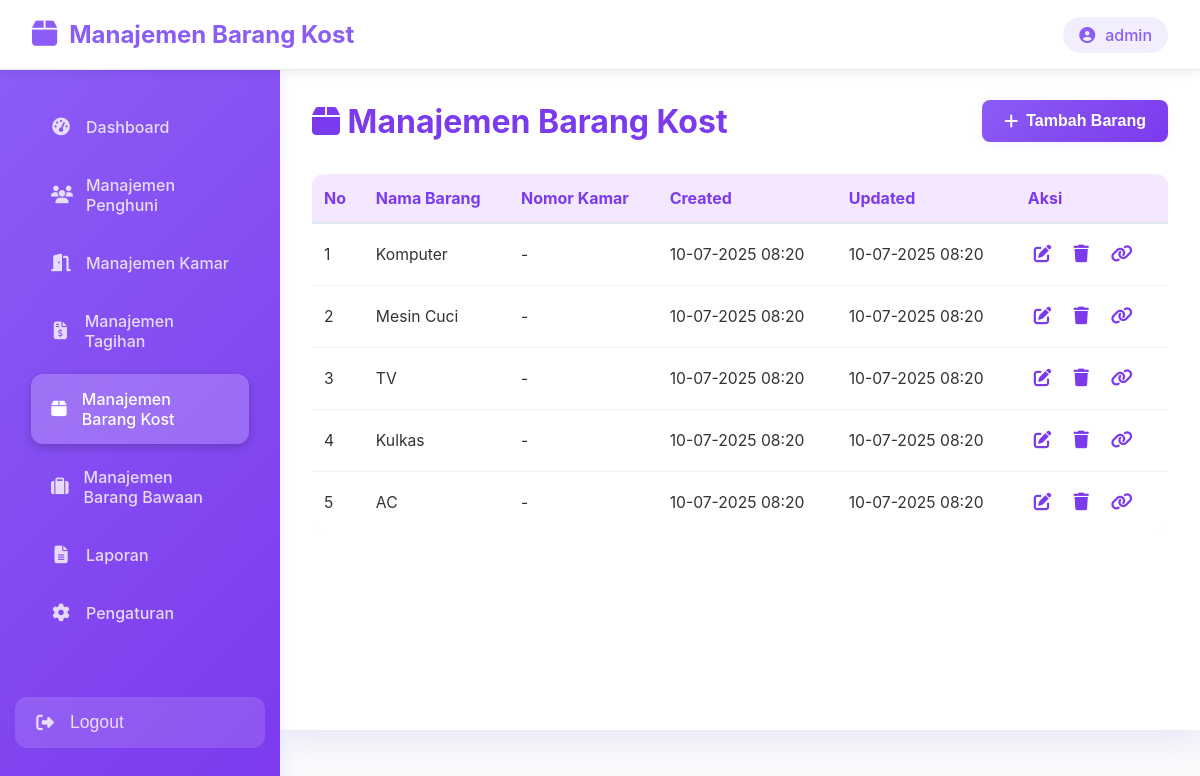
The page /manajemen_barang.php (signed in) on the database its author committed.
### tables this page shows
CREATE TABLE tb_barang (
    id INT AUTO_INCREMENT PRIMARY KEY,
    nama VARCHAR(100) NOT NULL,
    harga DECIMAL(10,2) NOT NULL,
    created_at TIMESTAMP DEFAULT CURRENT_TIMESTAMP,
    updated_at TIMESTAMP DEFAULT CURRENT_TIMESTAMP ON UPDATE CURRENT_TIMESTAMP
);

### manajemen_barang.php (the view, shortened to what this page needs)
<?php
$conn = getConnection();
$barang_baru = ['Ranjang', 'Kasur'];
foreach ($barang_baru as $nama_barang) {
    $cek = $conn->prepare('SELECT COUNT(*) FROM tb_barang WHERE nama = ?');
    $cek->execute([$nama_barang]);
    if ($cek->fetchColumn() == 0) {
        $conn->prepare('INSERT INTO tb_barang (nama, created_at, updated_at) VALUES (?, NOW(), NOW())')->execute([$nama_barang]);
    }
}
$barang = $conn->query('SELECT * FROM tb_barang ORDER BY id DESC')->fetchAll(PDO::FETCH_ASSOC);
$barang_kamar_map = [];
?>
<!DOCTYPE html>
<html lang="id">
<head>
    <link href="https://cdnjs.cloudflare.com/ajax/libs/font-awesome/6.0.0/css/all.min.css" rel="stylesheet">
    <link rel="stylesheet" href="https://cdnjs.cloudflare.com/ajax/libs/font-awesome/6.4.0/css/all.min.css">
</head>
<body>
    <div class="navbar">
        <div class="navbar-brand">
            <i class="fas fa-box"></i>
            <span>Manajemen Barang Kost</span>
        </div>
        <div class="navbar-user">
            <div class="user-info">
                <i class="fas fa-user-circle"></i>
                <span><?php echo htmlspecialchars($_SESSION['username']); ?></span>
            </div>
        </div>
    </div>
    <div class="sidebar" id="sidebar">
        <ul class="sidebar-menu">
            <li><a href="dashboard.php"><i class="fas fa-tachometer-alt"></i> <span>Dashboard</span></a></li>
            <li><a href="manajemen_penghuni.php"><i class="fas fa-users"></i> <span>Manajemen Penghuni</span></a></li>
            <li><a href="manajemen_kamar.php"><i class="fas fa-door-open"></i> <span>Manajemen Kamar</span></a></li>
            <li><a href="manajemen_tagihan.php"><i class="fas fa-file-invoice-dollar"></i> <span>Manajemen Tagihan</span></a></li>
            <li><a href="manajemen_barang.php" class="active"><i class="fas fa-box"></i> <span>Manajemen Barang Kost</span></a></li>
            <li><a href="manajemen_barang_bawaan.php"><i class="fas fa-suitcase"></i> <span>Manajemen Barang Bawaan</span></a></li>
            <li><a href="laporan.php" <?php if(basename($_SERVER['PHP_SELF'])=='laporan.php') echo 'class="active"'; ?>><i class="fas fa-file-alt"></i> <span>Laporan</span></a></li>
            <li><a href="#"><i class="fas fa-cog"></i> <span>Pengaturan</span></a></li>
        </ul>
        <form action="logout.php" method="post" class="sidebar-logout-form">
            <button type="submit" class="logout-btn">
                <i class="fa-solid fa-right-from-bracket"></i> <span>Logout</span>
            </button>
        </form>
    </div>
    <div class="main-content">
        <div class="header-row">
            <h1><i class="fas fa-box"></i> Manajemen Barang Kost</h1>
            <button id="btnTambahBarang" class="add-btn"><i class="fas fa-plus"></i> Tambah Barang</button>
        </div>
        <div style="overflow-x:auto;">
        <table>
            <thead>
                <tr>
                    <th>No</th>
                    <th>Nama Barang</th>
                    <th>Nomor Kamar</th>
                    <th>Created</th>
                    <th>Updated</th>
                    <th>Aksi</th>
                </tr>
            </thead>
            <tbody>
            <?php $no=1; foreach ($barang as $row): ?>
                <tr>
                    <td><?= $no++ ?></td>
                    <td><?= htmlspecialchars($row['nama']) ?></td>
                    <td><?= isset($barang_kamar_map[$row['id']]) ? htmlspecialchars(implode(', ', $barang_kamar_map[$row['id']])) : '-' ?></td>
                    <td><?= $row['created_at'] ? date('d-m-Y H:i', strtotime($row['created_at'])) : '-' ?></td>
                    <td><?= $row['updated_at'] ? date('d-m-Y H:i', strtotime($row['updated_at'])) : '-' ?></td>
                    <td class="aksi">
                        <button class="aksi-btn edit-btn" title="Edit"
                            data-id="<?= $row['id'] ?>"
                            data-nama="<?= htmlspecialchars($row['nama']) ?>"
                            data-harga="<?= $row['harga'] ?>">
                            <i class="fas fa-edit"></i>
                        </button>
                        <button class="aksi-btn hapus-btn" title="Hapus" data-id="<?= $row['id'] ?>"><i class="fas fa-trash"></i></button>
                        <button class="aksi-btn assign-btn" title="Assign Kamar" data-id="<?= $row['id'] ?>" data-nama="<?= htmlspecialchars($row['nama']) ?>"><i class="fas fa-link"></i></button>
                    </td>
                </tr>
            <?php endforeach; ?>
            </tbody>
        </table>
        </div>
    </div>
</body>
</html>

### manajemen_barang.php (style rules this page uses)
* { margin: 0; padding: 0; box-sizing: border-box; }
body { background: #f8fafc; font-family: 'Inter', 'Segoe UI', Tahoma, Geneva, Verdana, sans-serif; }
.navbar { width: 100%; height: 70px; background: white; border-bottom: 1px solid #e2e8f0; display: flex; align-items: center; justify-content: space-between; padding: 0 2rem; z-index: 1000; box-shadow: 0 2px 10px rgba(0, 0, 0, 0.08); position: fixed; top: 0; left: 0; }
.navbar-brand { display: flex; align-items: center; gap: 12px; font-size: 1.5rem; font-weight: 700; color: #8b5cf6; }
.navbar-brand i { font-size: 1.8rem; }
.navbar-user { display: flex; align-items: center; gap: 15px; }
.user-info { display: flex; align-items: center; gap: 10px; padding: 8px 16px; background: rgba(139, 92, 246, 0.1); border-radius: 25px; font-weight: 500; color: #8b5cf6; }
.logout-btn { display: flex; align-items: center; gap: 10px; background: linear-gradient(90deg, #ff6a5b, #ff9472); color: #fff; border: none; border-radius: 30px; padding: 14px 32px; font-size: 1.1rem; font-weight: 600; cursor: pointer; box-shadow: 0 4px 16px rgba(0,0,0,0.08); transition: background 0.2s, box-shadow 0.2s, transform 0.1s; }
.logout-btn i { font-size: 1.2em; }
.sidebar { position: fixed; top: 70px; left: 0; width: 280px; height: calc(100vh - 70px); background: linear-gradient(135deg, #8b5cf6 0%, #7c3aed 100%); padding: 2rem 0; overflow-y: auto; z-index: 999; box-shadow: 2px 0 15px rgba(139, 92, 246, 0.1); display: flex; flex-direction: column; }
.sidebar-menu { list-style: none; padding: 0 1rem; flex: 1 1 auto; }
.sidebar-menu li { margin-bottom: 0.5rem; }
.sidebar-menu a { display: flex; align-items: center; gap: 15px; padding: 15px 20px; color: rgba(255, 255, 255, 0.8); text-decoration: none; border-radius: 12px; margin: 0 15px; transition: all 0.3s ease; font-weight: 500; position: relative; }
.sidebar-menu a.active { background: rgba(255, 255, 255, 0.2); color: white; box-shadow: 0 3px 10px rgba(0, 0, 0, 0.2); }
.sidebar-menu i { width: 20px; text-align: center; font-size: 1.1rem; }
.sidebar-logout-form { margin: 0 15px 20px 15px; }
.logout-btn { width: 100%; display: flex; align-items: center; gap: 15px; padding: 15px 20px; color: rgba(255,255,255,0.8); background: rgba(255,255,255,0.13); border: none; border-radius: 12px; font-size: 1.1rem; font-weight: 500; cursor: pointer; transition: all 0.3s ease; box-shadow: none; text-align: left; }
.logout-btn i { width: 20px; text-align: center; font-size: 1.1rem; }
.main-content { margin-left: 280px; padding: 100px 2rem 2rem 2rem; min-height: calc(100vh - 70px); background: #fff; border-radius: 32px 0 0 0; box-shadow: 0 8px 32px rgba(80, 36, 180, 0.10); transition: margin-left 0.2s, padding 0.2s, background 0.2s; }
.header-row { display: flex; justify-content: space-between; align-items: center; margin-bottom: 2rem; }
.header-row h1 { font-size: 2rem; color: #7c3aed; margin: 0; }
.add-btn { background: linear-gradient(135deg, #8b5cf6, #7c3aed); color: #fff; border: none; border-radius: 8px; padding: 12px 22px; font-size: 1rem; font-weight: 600; cursor: pointer; display: flex; align-items: center; gap: 8px; box-shadow: 0 2px 8px rgba(124, 51, 234, 0.08); transition: background 0.2s, box-shadow 0.2s; }
table { width: 100%; border-collapse: collapse; background: #fff; border-radius: 12px; overflow: hidden; box-shadow: 0 2px 8px rgba(0,0,0,0.03); }
th, td { padding: 14px 12px; text-align: left; }
th { background: #f3e8ff; color: #7c3aed; font-size: 1rem; font-weight: 700; border-bottom: 2px solid #e2e8f0; }
tr { border-bottom: 1px solid #f1f1f1; transition: background 0.15s; }
tr:last-child { border-bottom: none; }
td { font-size: 0.98rem; color: #333; }
.aksi { display: flex; gap: 10px; }
.aksi-btn { border: none; background: none; cursor: pointer; color: #7c3aed; font-size: 1.1rem; padding: 6px; border-radius: 6px; transition: background 0.2s, color 0.2s; }

### rows shown on the page
tb_barang: nama "Komputer", created_at "10-07-2025 08:20", updated_at "10-07-2025 08:20"
tb_barang: nama "Mesin Cuci", created_at "10-07-2025 08:20", updated_at "10-07-2025 08:20"
tb_barang: nama "TV", created_at "10-07-2025 08:20", updated_at "10-07-2025 08:20"
tb_barang: nama "Kulkas", created_at "10-07-2025 08:20", updated_at "10-07-2025 08:20"
tb_barang: nama "AC", created_at "10-07-2025 08:20", updated_at "10-07-2025 08:20"

### other values the page prints
$_SESSION['username'] "admin"
